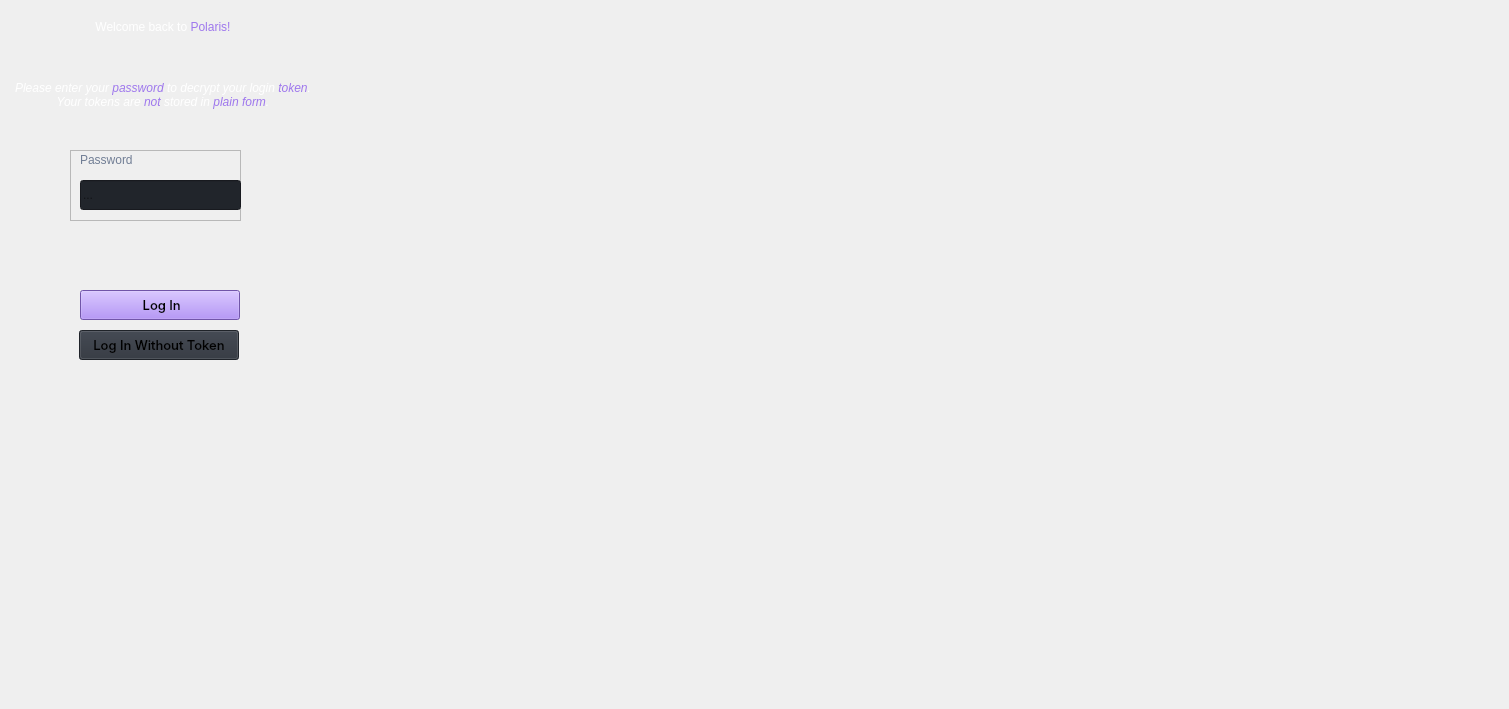
                   <widget class="QWidget" name="login">
                    <property name="styleSheet">
                     <string notr="true">QWidget {
	background-position: center;
	background-repeat: no-repeat;
}</string>
                    </property>
                    <widget class="QPushButton" name="loginTokenButton">
                     <property name="geometry">
                      <rect>
                       <x>80</x>
                       <y>290</y>
                       <width>160</width>
                       <height>30</height>
                      </rect>
                     </property>
                     <property name="minimumSize">
                      <size>
                       <width>150</width>
                       <height>30</height>
                      </size>
                     </property>
                     <property name="font">
                      <font>
                       <family>Inter Medium</family>
                       <pointsize>10</pointsize>
                       <italic>false</italic>
                       <bold>false</bold>
                      </font>
                     </property>
                     <property name="cursor">
                      <cursorShape>PointingHandCursor</cursorShape>
                     </property>
                     <property name="styleSheet">
                      <string notr="true">QPushButton {
background-color: #9e77ed;
font: 10pt &quot;Inter Medium&quot;;
}
QPushButton:hover {
	background-color: rgb(168, 128, 255);
}
QPushButton:pressed {	
	background-color: rgb(255, 243, 239);
	font: 10pt &quot;Inter Medium&quot;;
	icon: url(:/icons/images/icons/log-in_purple.png);
	color: #9e77ed;
}</string>
                     </property>
                     <property name="text">
                      <string> Log In</string>
                     </property>
                     <property name="icon">
                      <iconset resource="resources.qrc">
                       <normaloff>:/icons/images/icons/login.png</normaloff>:/icons/images/icons/login.png</iconset>
                     </property>
                    </widget>
                    <widget class="QPushButton" name="loginNormalButton">
                     <property name="geometry">
                      <rect>
                       <x>79</x>
                       <y>330</y>
                       <width>160</width>
                       <height>30</height>
                      </rect>
                     </property>
                     <property name="minimumSize">
                      <size>
                       <width>150</width>
                       <height>30</height>
                      </size>
                     </property>
                     <property name="font">
                      <font>
                       <family>Inter Medium</family>
                       <pointsize>10</pointsize>
                       <italic>false</italic>
                       <bold>false</bold>
                      </font>
                     </property>
                     <property name="cursor">
                      <cursorShape>PointingHandCursor</cursorShape>
                     </property>
                     <property name="toolTip">
                      <string>&lt;html&gt;&lt;head/&gt;&lt;body&gt;&lt;p&gt;This will take you to our website.&lt;/p&gt;&lt;/body&gt;&lt;/html&gt;</string>
                     </property>
                     <property name="styleSheet">
                      <string notr="true">QPushButton {
background-color: rgb(44, 49, 58);
font: 10pt &quot;Inter Medium&quot;;
}
QPushButton:hover {
	background-color: #47505e;
}
QPushButton:pressed {	
	background-color: rgb(255, 243, 239);
	font: 10pt &quot;Inter Medium&quot;;
	icon: url(:/icons/images/icons/register_purple.png);
	color: #9e77ed;
}</string>
                     </property>
                     <property name="text">
                      <string>Log In Without Token</string>
                     </property>
                     <property name="icon">
                      <iconset resource="resources.qrc">
                       <normaloff>:/icons/images/icons/register.png</normaloff>:/icons/images/icons/register.png</iconset>
                     </property>
                    </widget>
                    <widget class="QLabel" name="bg">
                     <property name="geometry">
                      <rect>
                       <x>-50</x>
                       <y>-130</y>
                       <width>1500</width>
                       <height>700</height>
                      </rect>
                     </property>
                     <property name="styleSheet">
                      <string notr="true">QLabel {
	background-image: url(:/images/images/images/FAQ-Pattern-01.svg);
}</string>
                     </property>
                     <property name="text">
                      <string>&lt;html&gt;&lt;head/&gt;&lt;body&gt;&lt;p&gt;&lt;br/&gt;&lt;/p&gt;&lt;/body&gt;&lt;/html&gt;</string>
                     </property>
                     <property name="scaledContents">
                      <bool>false</bool>
                     </property>
                    </widget>
                    <widget class="QLabel" name="welcome">
                     <property name="geometry">
                      <rect>
                       <x>0</x>
                       <y>10</y>
                       <width>321</width>
                       <height>35</height>
                      </rect>
                     </property>
                     <property name="styleSheet">
                      <string notr="true">font: 500 16pt &quot;Space Grotesk Medium&quot;;
background: transparent;
padding-left: 5px;</string>
                     </property>
                     <property name="text">
                      <string>&lt;html&gt;&lt;head/&gt;&lt;body&gt;&lt;p&gt;&lt;span style=&quot; color:#ffffff;&quot;&gt;Welcome back to &lt;/span&gt;&lt;span style=&quot; color:#9e77ed;&quot;&gt;Polaris!&lt;/span&gt;&lt;/p&gt;&lt;/body&gt;&lt;/html&gt;</string>
                     </property>
                     <property name="alignment">
                      <set>Qt::AlignCenter</set>
                     </property>
                    </widget>
                    <widget class="QFrame" name="login_items">
                     <property name="geometry">
                      <rect>
                       <x>70</x>
                       <y>150</y>
                       <width>171</width>
                       <height>71</height>
                      </rect>
                     </property>
                     <property name="frameShape">
                      <enum>QFrame::StyledPanel</enum>
                     </property>
                     <property name="frameShadow">
                      <enum>QFrame::Raised</enum>
                     </property>
                     <widget class="QLabel" name="passwordLabel">
                      <property name="geometry">
                       <rect>
                        <x>10</x>
                        <y>0</y>
                        <width>151</width>
                        <height>20</height>
                       </rect>
                      </property>
                      <property name="styleSheet">
                       <string notr="true">color: rgb(113, 126, 149);</string>
                      </property>
                      <property name="lineWidth">
                       <number>1</number>
                      </property>
                      <property name="text">
                       <string>Password</string>
                      </property>
                      <property name="alignment">
                       <set>Qt::AlignLeading|Qt::AlignLeft|Qt::AlignVCenter</set>
                      </property>
                     </widget>
                     <widget class="QLineEdit" name="password">
                      <property name="geometry">
                       <rect>
                        <x>10</x>
                        <y>30</y>
                        <width>161</width>
                        <height>30</height>
                       </rect>
                      </property>
                      <property name="minimumSize">
                       <size>
                        <width>0</width>
                        <height>30</height>
                       </size>
                      </property>
                      <property name="styleSheet">
                       <string notr="true">background-color: rgb(33, 37, 43);</string>
                      </property>
                      <property name="inputMask">
                       <string/>
                      </property>
                      <property name="text">
                       <string/>
                      </property>
                      <property name="echoMode">
                       <enum>QLineEdit::Password</enum>
                      </property>
                      <property name="placeholderText">
                       <string>...</string>
                      </property>
                     </widget>
                    </widget>
                    <widget class="QLabel" name="responseLabel">
                     <property name="geometry">
                      <rect>
                       <x>0</x>
                       <y>370</y>
                       <width>321</width>
                       <height>41</height>
                      </rect>
                     </property>
                     <property name="styleSheet">
                      <string notr="true">color: rgb(113, 126, 149);</string>
                     </property>
                     <property name="lineWidth">
                      <number>1</number>
                     </property>
                     <property name="text">
                      <string/>
                     </property>
                     <property name="alignment">
                      <set>Qt::AlignCenter</set>
                     </property>
                    </widget>
                    <widget class="QLabel" name="motto_2">
                     <property name="geometry">
                      <rect>
                       <x>0</x>
                       <y>70</y>
                       <width>321</width>
                       <height>51</height>
                      </rect>
                     </property>
                     <property name="styleSheet">
                      <string notr="true">font: 600 9pt &quot;Space Grotesk Medium&quot;;
background: transparent;
padding-left: 5px;</string>
                     </property>
                     <property name="text">
                      <string>&lt;html&gt;&lt;head/&gt;&lt;body&gt;&lt;p&gt;&lt;span style=&quot; font-style:italic; color:#ffffff;&quot;&gt;Please enter your &lt;/span&gt;&lt;span style=&quot; font-style:italic; color:#9e77ed;&quot;&gt;password&lt;/span&gt;&lt;span style=&quot; font-style:italic; color:#ffffff;&quot;&gt; to decrypt your login &lt;/span&gt;&lt;span style=&quot; font-style:italic; color:#9e77ed;&quot;&gt;token&lt;/span&gt;&lt;span style=&quot; font-style:italic; color:#ffffff;&quot;&gt;. Your tokens are &lt;/span&gt;&lt;span style=&quot; font-style:italic; color:#9e77ed;&quot;&gt;not &lt;/span&gt;&lt;span style=&quot; font-style:italic; color:#ffffff;&quot;&gt;stored in &lt;/span&gt;&lt;span style=&quot; font-style:italic; color:#9e77ed;&quot;&gt;plain form&lt;/span&gt;&lt;span style=&quot; font-style:italic; color:#ffffff;&quot;&gt;.&lt;/span&gt;&lt;/p&gt;&lt;/body&gt;&lt;/html&gt;</string>
                     </property>
                     <property name="alignment">
                      <set>Qt::AlignCenter</set>
                     </property>
                     <property name="wordWrap">
                      <bool>true</bool>
                     </property>
                    </widget>
                    <zorder>bg</zorder>
                    <zorder>loginTokenButton</zorder>
                    <zorder>loginNormalButton</zorder>
                    <zorder>welcome</zorder>
                    <zorder>login_items</zorder>
                    <zorder>responseLabel</zorder>
                    <zorder>motto_2</zorder>
                   </widget>
